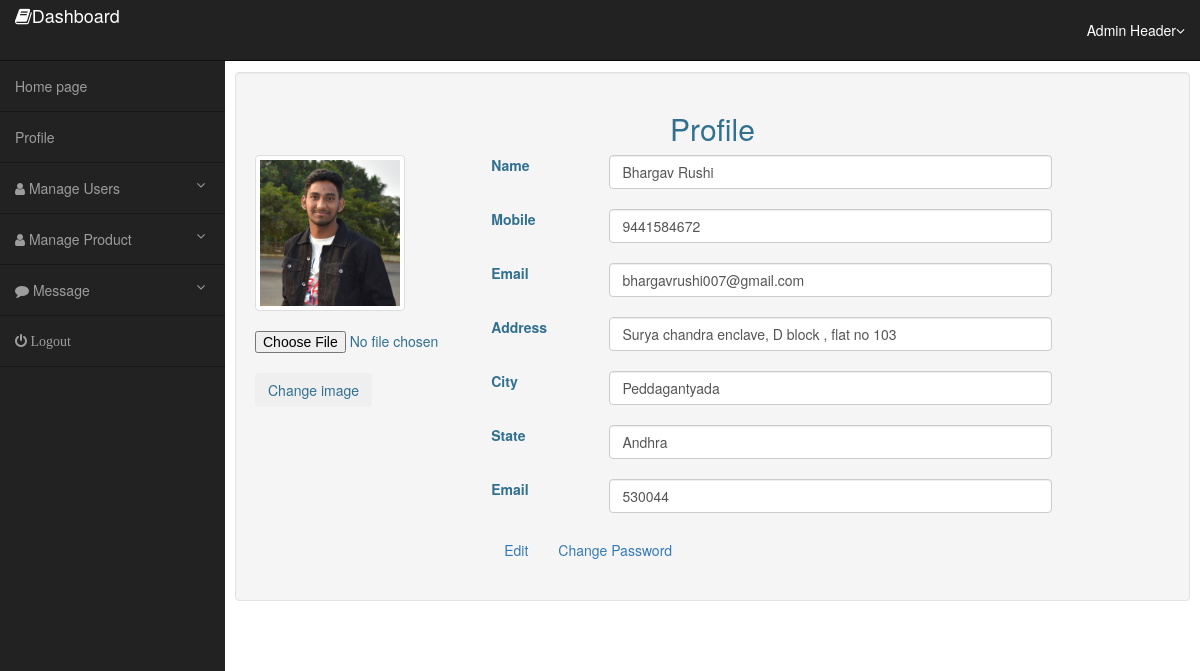
Screenshot of /db.php?dashboard (signed in) with the database file from the repository.
### tables this page shows
CREATE TABLE `users` (
  `uid` int(11) NOT NULL,
  `uname` varchar(50) DEFAULT NULL,
  `mobile` double DEFAULT NULL,
  `email` varchar(30) DEFAULT NULL,
  `address` varchar(150) DEFAULT NULL,
  `passkey` varchar(18) DEFAULT NULL,
  `rid` int(11) DEFAULT 2,
  `is_deleted` int(11) DEFAULT 0,
  `is_verified` int(11) DEFAULT 0,
  `city` varchar(30) DEFAULT NULL,
  `state` varchar(30) DEFAULT NULL,
  `pincode` int(6) DEFAULT NULL,
  `image` varchar(30) DEFAULT NULL
);

### profile.php (the view, shortened to what this page needs)
<?php
$id = $_SESSION['id'];
$sql = "select * from users where uid = '$id'";
$res = mysqli_query($con,$sql);
$row = mysqli_fetch_array($res);
$role = $_SESSION['rid'];
if($role == 1)
{
	include 'adminheader.php';
}
else if($role == 2)
{
	include 'userheader.php';
}
?>
<form action = "db.php" method = "POST" enctype="multipart/form-data" class = "text-info">
	<h2 class = "card-title text-center text-info">Profile</h2>
	<div class = "row">
		<div class = "col-lg-3">
			<img src = '<?php echo $row['image'];?>' alt = "upload profile photo" class = "img img-thumbnail" height = 150 width = 150/><br><br>
			<input type = "file" name = "image" class = "form-control-file"><br>
			<?php
			if(empty($row['image']))
			{
				echo "<button type = 'submit' name = 'mpimg' class='btn button btn button-primary'>Upload image</button>";
			}
			else
			{
				echo"<button type = 'submit' name = 'mpimg' class='btn button btn button-primary'>Change image</button>";
			}
		?>
		</div>
	<div class = "col-lg-9">
		<div class = "from group row">
			<div class = "col-lg-2">
				<label>Name</label>
			</div>
			<div class = "col-lg-8">
				<input type = "text" class = "form-control p-3" value = "<?php echo $row['uname'];?>" name = "name" >
			</div>
		</div><br>
		<div class = "form group row">
			<div class = "col-lg-2">
				<label class = "control-label">Mobile </label>
			</div>
			<div class = "col-lg-8">
				<input type = "text" class = "form-control" name = "mobile" value = <?php echo $row['mobile'];?> />
			</div>
		</div><br>
		<div class = "form group row">
			<div class = "col-lg-2">
				<label class = "control-label">Email </label>
			</div>
			<div class = "col-lg-8">
				<input type = "text" class = "form-control" name = "email" value = <?php echo $row['email'];?> />
			</div>
		</div><br>
		<div class = "from group row">
			<div class = "col-lg-2">
				<label>Address</label>
			</div>
			<div class = "col-lg-8">
				<input type = "text" class = "form-control p-3" value = "<?php echo $row['address'];?>" name = "address" >
			</div>
		</div><br>
		<div class = "form group row">
			<div class = "col-lg-2">
				<label class = "control-label">City </label>
			</div>
			<div class = "col-lg-8">
				<input type = "text" class = "form-control" name = "city" value = <?php echo $row['city'];?> />
			</div>
		</div><br>
		<div class = "form group row">
			<div class = "col-lg-2">
				<label class = "control-label">State </label>
			</div>
			<div class = "col-lg-8">
				<input type = "text" class = "form-control" name = "state" value = <?php echo $row['state'];?> />
			</div>
		</div><br>
		<div class = "form group row">
			<div class = "col-lg-2">
				<label class = "control-label">Email </label>
			</div>
			<div class = "col-lg-8">
				<input type = "text" class = "form-control" name = "pincode" value = <?php echo $row['pincode'];?> />
			</div>
		</div><br>
		<a href = "db.php?edit" class="btn button btn button-success" name = "edit">Edit</a>
		<a href='db.php?changepassword' class="btn button btn button-danger" name='changepassword'>Change Password</a>
	</div>
</form>
</div>
</div>
</div>
</div>
</div>

### css/style_.css (style rules this page uses)
@media (min-width:768px) { body { margin-top: 50px; } }

### rows the page displays
users: image (picture), name "Bhargav Rushi", mobile "9441584672", email "bhargavrushi007@gmail.com", address "Surya chandra enclave, D block , flat no 103", city "Peddagantyada", pincode "530044"
